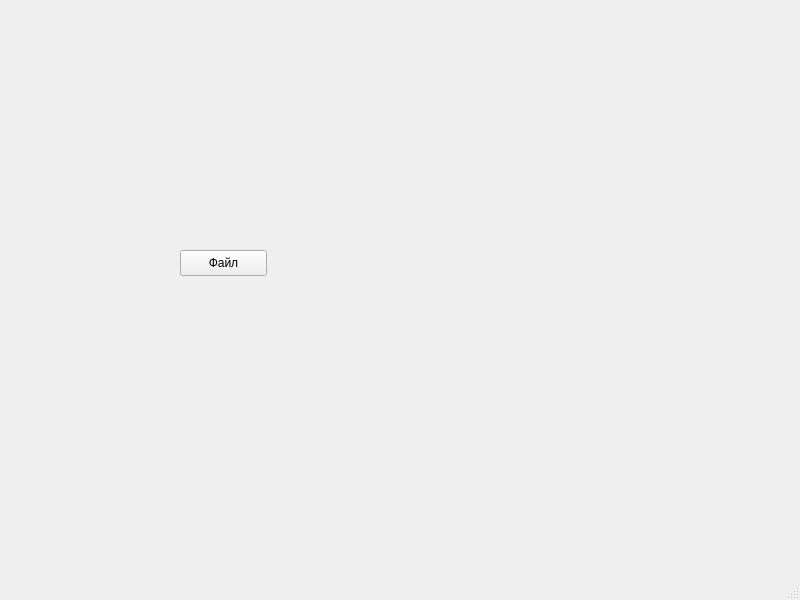
<?xml version="1.0" encoding="UTF-8"?>
<ui version="4.0">
 <class>MainWindow</class>
 <widget class="QMainWindow" name="MainWindow">
  <property name="geometry">
   <rect>
    <x>0</x>
    <y>0</y>
    <width>800</width>
    <height>600</height>
   </rect>
  </property>
  <property name="windowTitle">
   <string>MainWindow</string>
  </property>
  <widget class="QWidget" name="centralwidget">
   <widget class="QPushButton" name="pushButton">
    <property name="geometry">
     <rect>
      <x>180</x>
      <y>250</y>
      <width>87</width>
      <height>26</height>
     </rect>
    </property>
    <property name="text">
     <string>Файл</string>
    </property>
   </widget>
   <widget class="QLabel" name="label">
    <property name="geometry">
     <rect>
      <x>400</x>
      <y>40</y>
      <width>331</width>
      <height>461</height>
     </rect>
    </property>
    <property name="text">
     <string/>
    </property>
   </widget>
  </widget>
  <widget class="QMenuBar" name="menubar">
   <property name="geometry">
    <rect>
     <x>0</x>
     <y>0</y>
     <width>800</width>
     <height>23</height>
    </rect>
   </property>
  </widget>
  <widget class="QStatusBar" name="statusbar"/>
 </widget>
 <resources/>
 <connections/>
</ui>
